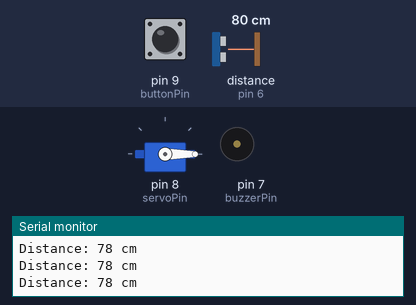
Bench run of a sketch on a simulated Arduino Uno, built with avr-gcc and run on an emulated ATmega328P. Parts: servo, buzzer (waves = sounding, pin HIGH), the last lines printed to the serial monitor. Wiring (inferred from the names in the program): ultrasonic range finder: trigger pin 5; echo pin 6. The inputs (shaded band) are chosen by the test bench; at power-on: distance to the obstacle (sensor on pin 6) 80 cm, pin 9 (buttonPin) HIGH. The echo pulse lasts 58.3 µs per cm; pins used as bus, display or sensor lines are not drawn.

Above: at 1.2 s.
1.3 s: distance to the obstacle (sensor on pin 6) set to 24 cm
2.8 s: distance to the obstacle (sensor on pin 6) set to 20 cm
At 3.6 s:
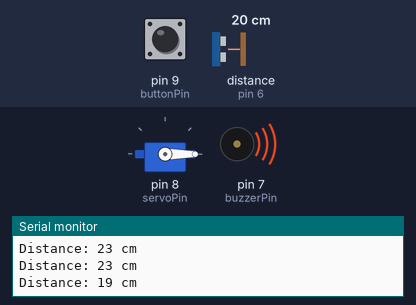
5.8 s: pin 9 (buttonPin) pulled LOW for 1 s
At 6.8 s:
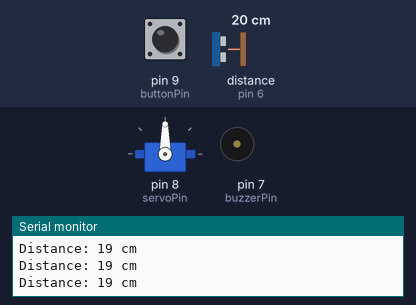
8.8 s: pin 9 (buttonPin) pulled LOW for 3.2 s
At 12.3 s:
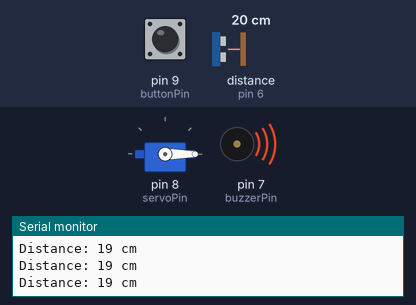
13.5 s: distance to the obstacle (sensor on pin 6) set to 35 cm
At 15.2 s:
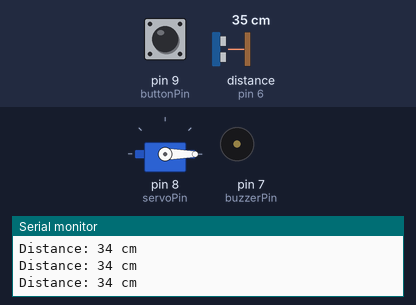
Timing chart, 0 to 16.6 s (numbered marks = the images above; inputs shaded):
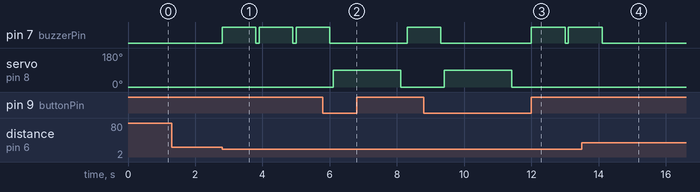

The sketch:

pet_feeder_tinkercad.ino
```cpp
#include <Servo.h>

Servo servo;
int servoPin = 8;       // Servo
int buttonPin = 9;      // Push Button
int trigPin = 5;        // HC-SR04 Trig
int echoPin = 6;        // HC-SR04 Echo
int buzzerPin = 7;      // Buzzer

long distanceThreshold = 20; // cm, ระยะใกล้ให้ buzzer ดัง

void setup() {
  servo.attach(servoPin);
  servo.write(0);                    // start at 0°
  pinMode(buttonPin, INPUT_PULLUP);  // Push Button internal pull-up
  pinMode(trigPin, OUTPUT);          // Trig output
  pinMode(echoPin, INPUT);           // Echo input
  pinMode(buzzerPin, OUTPUT);        // Buzzer output
  Serial.begin(9600);                // debug
}

long readDistanceCM() {
  // ส่งสัญญาณ ultrasonic
  digitalWrite(trigPin, LOW);
  delayMicroseconds(2);
  digitalWrite(trigPin, HIGH);
  delayMicroseconds(10);
  digitalWrite(trigPin, LOW);

  // อ่าน Echo
  long duration = pulseIn(echoPin, HIGH);

  // แปลงเป็นระยะทาง cm
  long distance = duration * 0.034 / 2;
  return distance;
}

void loop() {
  // --- Push Button ---
  if (digitalRead(buttonPin) == LOW) {  	// press button
    servo.write(90);                     	// rotate Servo
    delay(2000);                         	// wait 2 secs
    servo.write(0);                      	// rotate back Servo
    delay(200);                           	// debounce
    while(digitalRead(buttonPin) == LOW); 	// wait for button release
  }

  // --- Ultrasonic Sensor ---
  long distance = readDistanceCM();
  Serial.print("Distance: ");
  Serial.print(distance);
  Serial.println(" cm");

  if (distance > 0 && distance <= distanceThreshold) {
    digitalWrite(buzzerPin, HIGH);       // Buzzer alarm
    delay(1000);
    digitalWrite(buzzerPin, LOW);
  }

  delay(100); // read every 100ms
}
```

Measured:
- the behaviour switches between 22 and 21 cm on distance to the obstacle (sensor on pin 6) (found by bisection; images 0 and 1)
- after the input at 2.8 s, pin 7 (buzzerPin): alternates HIGH for 1.0 s and LOW for 0.10 s, starting at once
- after the input at 5.8 s, servo on pin 8 (servoPin): 0° → 90° after 0.31 s, → 0° 2.0 s later
- after the input at 8.8 s, servo on pin 8 (servoPin): 0° → 90° after 0.61 s, → 0° 2.0 s later
- after the input at 13.5 s, pin 7 (buzzerPin): goes on until 14.1 s, then stays LOW
